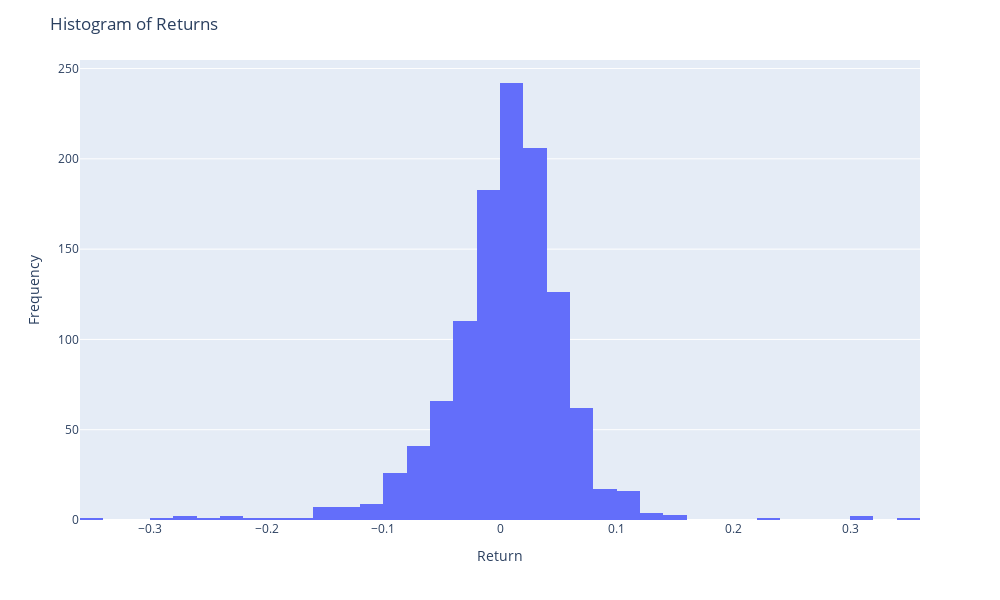
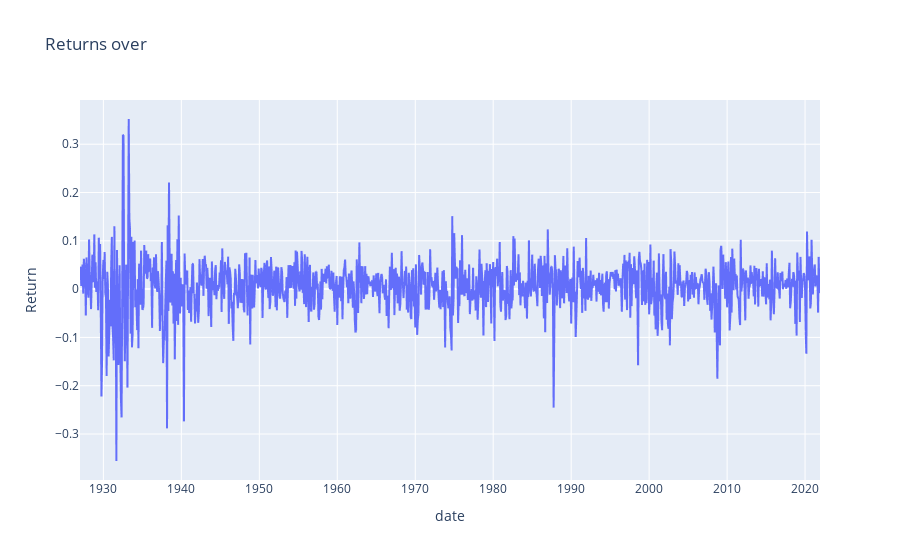

Source (notebook cell) for these figures, in order:
### Code cell
# Option 2. Target as Return

fig_hist = px.histogram(df, x='return', nbins=50)
fig_hist.update_layout(
    title='Histogram of Returns',
    xaxis_title='Return',
    yaxis_title='Frequency',
    width=1000,
    height=600
)
fig_hist.show()

fig_line = px.line(df, x='date', y='return', title='Returns over', labels={'return': 'Return'})
fig_line.show()

### Figure 1 — Plotly figure (JSON) as saved in the notebook; plotly's stock layout.template omitted (floating-point values rounded to 4 significant figures; data arrays with more than 128 entries replaced by an {"elided": "..."} marker saying what was removed)
{"data": [{"alignmentgroup": "True", "bingroup": "x", "hovertemplate": "return=%{x}<br>count=%{y}<extra></extra>", "legendgroup": "", "marker": {"color": "#636efa", "pattern": {"shape": ""}}, "name": "", "nbinsx": 50, "offsetgroup": "", "orientation": "v", "showlegend": false, "type": "histogram", "x": {"elided": "1140 float values"}, "xaxis": "x", "yaxis": "y"}], "layout": {"barmode": "relative", "height": 600, "legend": {"tracegroupgap": 0}, "margin": {"t": 60}, "title": {"text": "Histogram of Returns"}, "width": 1000, "xaxis": {"anchor": "y", "domain": [0, 1], "title": {"text": "Return"}}, "yaxis": {"anchor": "x", "domain": [0, 1], "title": {"text": "Frequency"}}}}

### Figure 2 — Plotly figure (JSON) as saved in the notebook; plotly's stock layout.template omitted (floating-point values rounded to 4 significant figures; data arrays with more than 128 entries replaced by an {"elided": "..."} marker saying what was removed)
{"data": [{"hovertemplate": "date=%{x}<br>Return=%{y}<extra></extra>", "legendgroup": "", "line": {"color": "#636efa", "dash": "solid"}, "marker": {"symbol": "circle"}, "mode": "lines", "name": "", "showlegend": false, "type": "scattergl", "x": {"elided": "1140 str values"}, "xaxis": "x", "y": {"elided": "1140 float values"}, "yaxis": "y"}], "layout": {"legend": {"tracegroupgap": 0}, "title": {"text": "Returns over"}, "xaxis": {"anchor": "y", "domain": [0, 1], "title": {"text": "date"}}, "yaxis": {"anchor": "x", "domain": [0, 1], "title": {"text": "Return"}}}}
